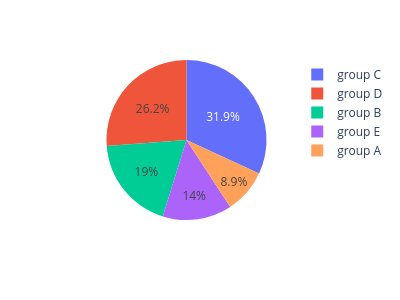

The code cell stored with this chart in its notebook:
### Code cell
px.pie(
    df,
    'ethnicity',
    width=400, 
    height=300
)

### Figure 1 — Plotly figure (JSON) as saved in the notebook; plotly's stock layout.template omitted (floating-point values rounded to 4 significant figures; data arrays with more than 128 entries replaced by an {"elided": "..."} marker saying what was removed)
{"data": [{"domain": {"x": [0, 1], "y": [0, 1]}, "hovertemplate": "ethnicity=%{label}<extra></extra>", "labels": {"elided": "1000 str values"}, "legendgroup": "", "name": "", "showlegend": true, "type": "pie"}], "layout": {"height": 300, "legend": {"tracegroupgap": 0}, "margin": {"t": 60}, "width": 400}}
